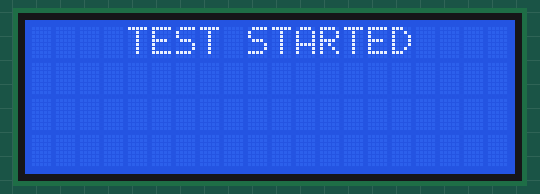
Recording of a program running on a simulated Raspberry Pi (BCM pin numbers). Shown: 20×4 character LCD. Random numbers come from a fixed seed; what the program prints to the terminal is not drawn. At 17.1 s the program stops and its outputs stay as they are.

Above: at 0.1 s.
At 1.2 s:
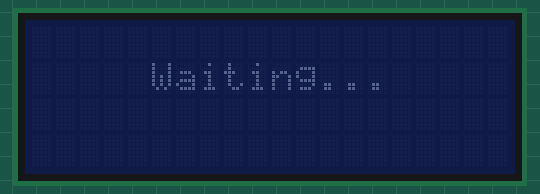
At 5.7 s:
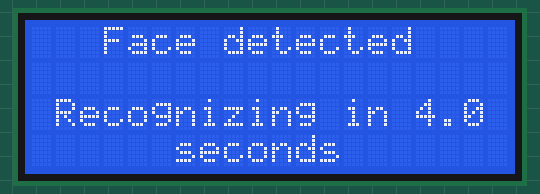
At 10.9 s:
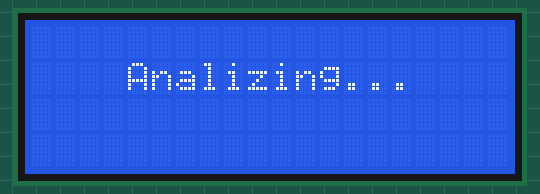
At 12.0 s:
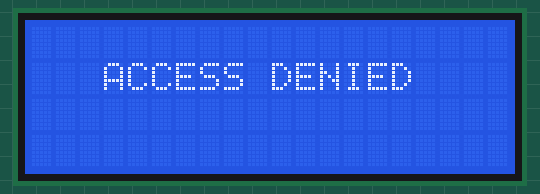
At 17.1 s:
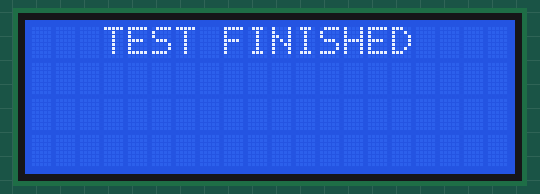

The program:

rpi_screen.py
```python
from rpi_lcd import LCD

lcd = LCD()

def idle():
	print("Screen: idle")
	lcd.clear()
	lcd.backlight(False)
	lcd.text("Waiting...", 2, "center")

def waiting(time_remaining: float):
	lcd.clear()
	lcd.backlight(True)
	lcd.text("Face detected", 1, "center")
	lcd.text(f"Recognizing in {time_remaining:.1f} seconds", 3, "center")

def recognizing():
	lcd.clear()
	lcd.backlight(True)
	lcd.text("Analizing...", 2, "center")

def granted():
	lcd.clear()
	lcd.backlight(True)
	lcd.text("ACCESS GRANTED", 2, "center")

def denied():
	lcd.clear()
	lcd.backlight(True)
	lcd.text("ACCESS DENIED", 2, "center")

def _test_started():
	lcd.clear()
	lcd.backlight(True)
	lcd.text("TEST STARTED", 1, "center")

def _test_finished():
	lcd.clear()
	lcd.backlight(True)
	lcd.text("TEST FINISHED", 1, "center")

if  __name__ == "__main__":
	import time
	import random

	_test_started()
	time.sleep(1)

	idle()
	time.sleep(3)
	for i in range(50, 0, -5):
		waiting(i / 10)
		time.sleep(0.5)
	recognizing()
	time.sleep(1)

	if random.random() > 0.5:
		granted()
	else:
		denied()
	time.sleep(2)
	idle()

	time.sleep(3)
	_test_finished()


#lcd.text("Hello", 1)
#lcd.text(" World", 1)
#lcd.text("Second line", 2)
#lcd.text("Русские буквы", 3)
#lcd.text("Last line", 4)
#lcd.backlight(False)
```

Measured:
- what the display in image 1 shows lasts 3.1 s, from 1.1 s to 4.2 s
- what the display in image 2 shows lasts 0.6 s, from 5.7 s to 6.3 s
- what the display in image 3 shows lasts 1.0 s, from 10.9 s to 11.9 s
- what the display in image 4 shows lasts 2.0 s, from 12.0 s to 14.0 s
